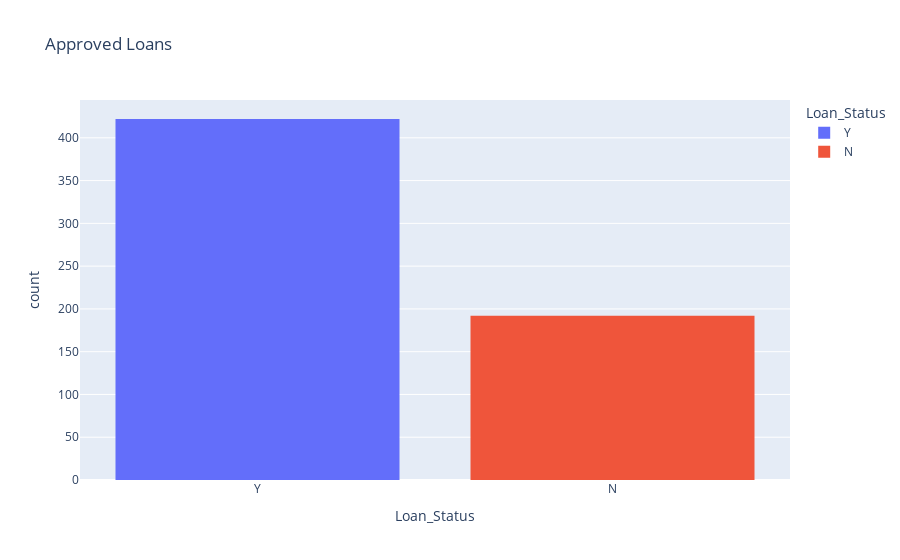

Notebook code for this chart:
### Markdown cell above
The question we will in this section will include:
 _ Are the loans approved more than the ones not approved
 _ Who are more likely yo request for loan
 1. Their gender,
 2. Their martital status
 3. How many their depenndents are
 4. What their education status is
 5. What their Credit History is
 6. Lastly their Salaries
 
 ** What the common characteristics og the individual's whose loans have been approved are, this is with regards to their:
 1. Their gender
 2. Their matrital status
 3. The number of dependents they have
 4. Their Education, whether thay have graduated or not.
 5. The highest amount requested by these individuals
 6. The duration to which they intend to pay the loan in days (Loan_Amoun_Term)
 7. The distribution or thiar salaries;
 8. Where this class of customers mostly reside (Property_Area)
 9. Their Credit History, where it is a significant creiteria for loans to get approved or not.
 10. Lastly, what salaries of salaries input a Coapplicant Income.

### Code cell
# fisrtly we will start by answering the first question
# Are the loans evenly approved in this dataset or not
px.histogram(df,x='Loan_Status',color='Loan_Status',title="Approved Loans")

### Figure 1 — Plotly figure (JSON) as saved in the notebook; plotly's stock layout.template omitted (floating-point values rounded to 4 significant figures; data arrays with more than 128 entries replaced by an {"elided": "..."} marker saying what was removed)
{"data": [{"alignmentgroup": "True", "bingroup": "x", "hovertemplate": "Loan_Status=%{x}<br>count=%{y}<extra></extra>", "legendgroup": "Y", "marker": {"color": "#636efa", "pattern": {"shape": ""}}, "name": "Y", "offsetgroup": "Y", "orientation": "v", "showlegend": true, "type": "histogram", "x": {"elided": "422 str values"}, "xaxis": "x", "yaxis": "y"}, {"alignmentgroup": "True", "bingroup": "x", "hovertemplate": "Loan_Status=%{x}<br>count=%{y}<extra></extra>", "legendgroup": "N", "marker": {"color": "#EF553B", "pattern": {"shape": ""}}, "name": "N", "offsetgroup": "N", "orientation": "v", "showlegend": true, "type": "histogram", "x": {"elided": "192 str values"}, "xaxis": "x", "yaxis": "y"}], "layout": {"barmode": "relative", "legend": {"title": {"text": "Loan_Status"}, "tracegroupgap": 0}, "title": {"text": "Approved Loans"}, "xaxis": {"anchor": "y", "categoryarray": ["Y", "N"], "categoryorder": "array", "domain": [0, 1], "title": {"text": "Loan_Status"}}, "yaxis": {"anchor": "x", "domain": [0, 1], "title": {"text": "count"}}}}
